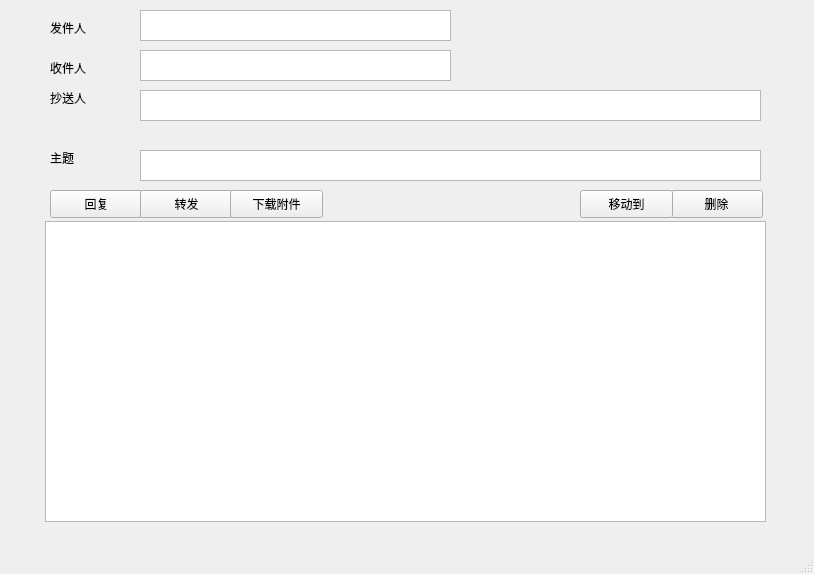
<?xml version="1.0" encoding="UTF-8"?>
<ui version="4.0">
 <class>LetterDetailWindows</class>
 <widget class="QMainWindow" name="LetterDetailWindows">
  <property name="geometry">
   <rect>
    <x>0</x>
    <y>0</y>
    <width>814</width>
    <height>574</height>
   </rect>
  </property>
  <property name="windowTitle">
   <string>MainWindow</string>
  </property>
  <widget class="QWidget" name="centralwidget">
   <widget class="QTextBrowser" name="LetterDetailsContext">
    <property name="geometry">
     <rect>
      <x>45</x>
      <y>221</y>
      <width>721</width>
      <height>301</height>
     </rect>
    </property>
   </widget>
   <widget class="QLabel" name="label">
    <property name="geometry">
     <rect>
      <x>50</x>
      <y>20</y>
      <width>72</width>
      <height>15</height>
     </rect>
    </property>
    <property name="text">
     <string>发件人</string>
    </property>
   </widget>
   <widget class="QLabel" name="label_2">
    <property name="geometry">
     <rect>
      <x>50</x>
      <y>150</y>
      <width>72</width>
      <height>15</height>
     </rect>
    </property>
    <property name="text">
     <string>主题</string>
    </property>
   </widget>
   <widget class="QTextBrowser" name="textBrowser">
    <property name="geometry">
     <rect>
      <x>140</x>
      <y>10</y>
      <width>311</width>
      <height>31</height>
     </rect>
    </property>
   </widget>
   <widget class="QTextBrowser" name="textBrowser_2">
    <property name="geometry">
     <rect>
      <x>140</x>
      <y>150</y>
      <width>621</width>
      <height>31</height>
     </rect>
    </property>
   </widget>
   <widget class="QPushButton" name="pushButton">
    <property name="geometry">
     <rect>
      <x>50</x>
      <y>190</y>
      <width>93</width>
      <height>28</height>
     </rect>
    </property>
    <property name="text">
     <string>回复</string>
    </property>
   </widget>
   <widget class="QPushButton" name="pushButton_2">
    <property name="geometry">
     <rect>
      <x>140</x>
      <y>190</y>
      <width>93</width>
      <height>28</height>
     </rect>
    </property>
    <property name="text">
     <string>转发</string>
    </property>
   </widget>
   <widget class="QPushButton" name="pushButton_3">
    <property name="geometry">
     <rect>
      <x>230</x>
      <y>190</y>
      <width>93</width>
      <height>28</height>
     </rect>
    </property>
    <property name="text">
     <string>下载附件</string>
    </property>
   </widget>
   <widget class="QPushButton" name="pushButton_4">
    <property name="geometry">
     <rect>
      <x>670</x>
      <y>190</y>
      <width>93</width>
      <height>28</height>
     </rect>
    </property>
    <property name="text">
     <string>删除</string>
    </property>
   </widget>
   <widget class="QPushButton" name="pushButton_5">
    <property name="geometry">
     <rect>
      <x>580</x>
      <y>190</y>
      <width>93</width>
      <height>28</height>
     </rect>
    </property>
    <property name="text">
     <string>移动到</string>
    </property>
   </widget>
   <widget class="QLabel" name="label_3">
    <property name="geometry">
     <rect>
      <x>50</x>
      <y>90</y>
      <width>72</width>
      <height>15</height>
     </rect>
    </property>
    <property name="text">
     <string>抄送人</string>
    </property>
   </widget>
   <widget class="QTextBrowser" name="textBrowser_3">
    <property name="geometry">
     <rect>
      <x>140</x>
      <y>90</y>
      <width>621</width>
      <height>31</height>
     </rect>
    </property>
   </widget>
   <widget class="QTextBrowser" name="textBrowser_4">
    <property name="geometry">
     <rect>
      <x>140</x>
      <y>50</y>
      <width>311</width>
      <height>31</height>
     </rect>
    </property>
   </widget>
   <widget class="QLabel" name="label_4">
    <property name="geometry">
     <rect>
      <x>50</x>
      <y>60</y>
      <width>72</width>
      <height>15</height>
     </rect>
    </property>
    <property name="text">
     <string>收件人</string>
    </property>
   </widget>
  </widget>
  <widget class="QMenuBar" name="menubar">
   <property name="geometry">
    <rect>
     <x>0</x>
     <y>0</y>
     <width>814</width>
     <height>26</height>
    </rect>
   </property>
  </widget>
  <widget class="QStatusBar" name="statusbar"/>
 </widget>
 <resources/>
 <connections/>
</ui>
